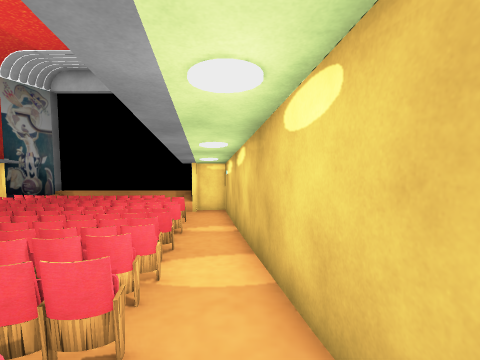
[1] (above)

22 first-person views from a walk through a 3-D level made in the Unity game engine. The camera is 1.4 m above the floor, tilts 4° down and sees 85° across. The floor is counted in squares, 1 m on a side. Each view is taken from the middle of a square. On the plan, view 1 faces up. The plan holds only what a view shows up to about 13 squares ahead; the rest is blank. The place goes on beyond the plan. The player is left out. Door leaves are left out, so doorways stand open. Some surface patterns are stand-ins.

[2]
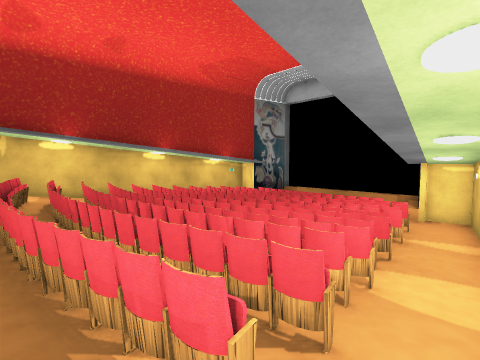

[3]
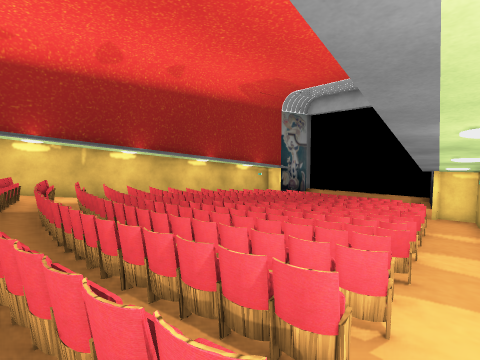

[4]
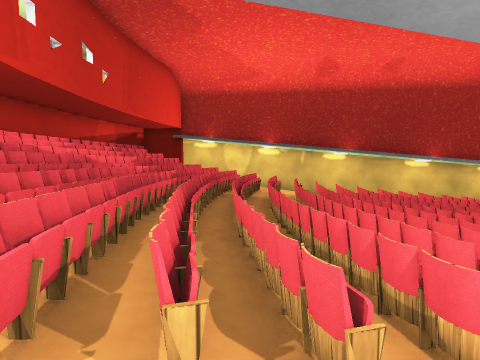

[5]
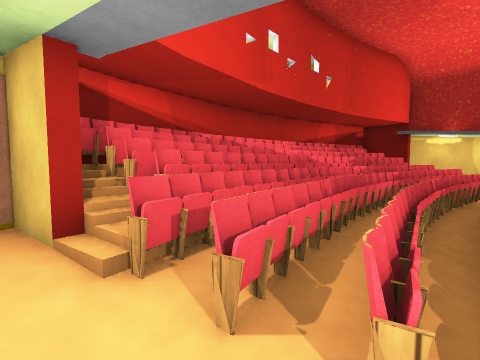

[6]
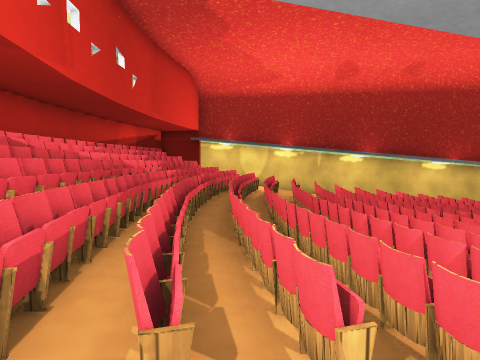

[7]
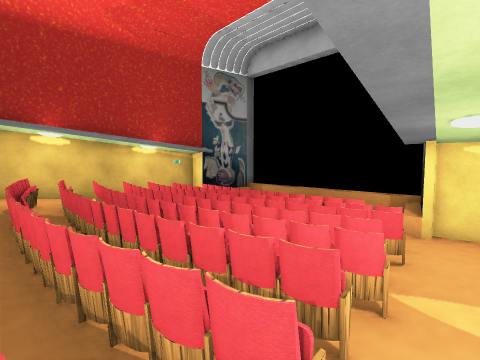

[8]
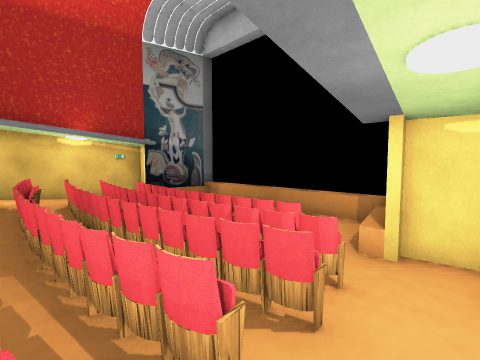

[9]
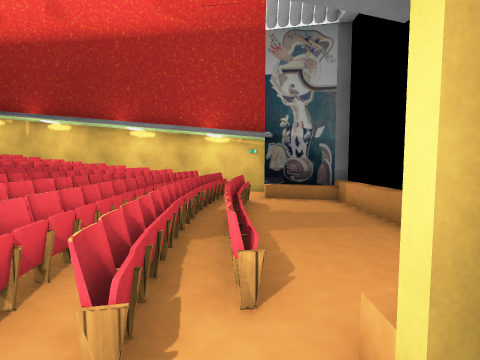

[10]
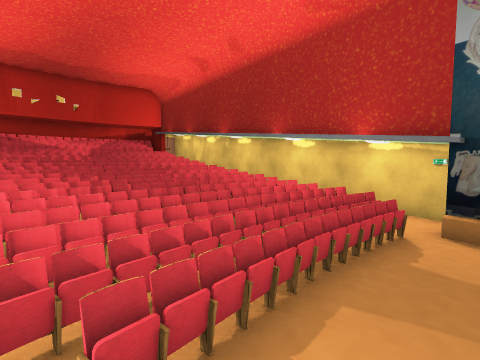

[11]
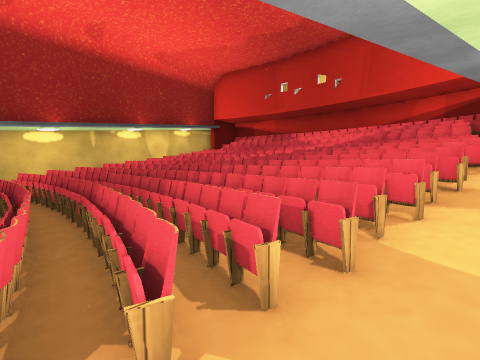

[12]
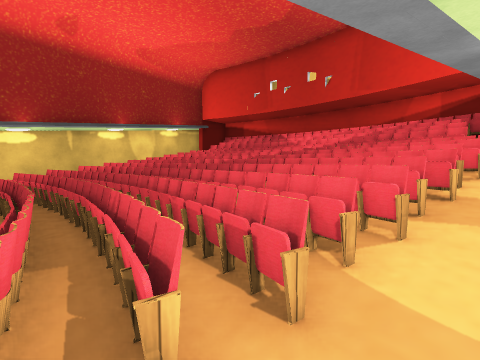

[13]
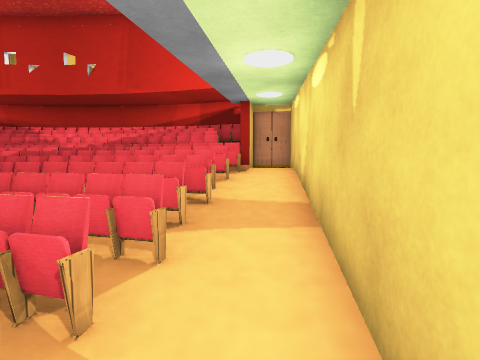

[14]
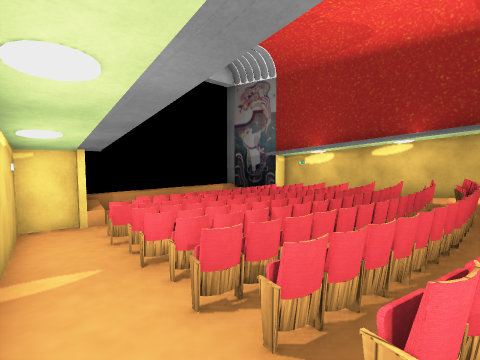

[15]
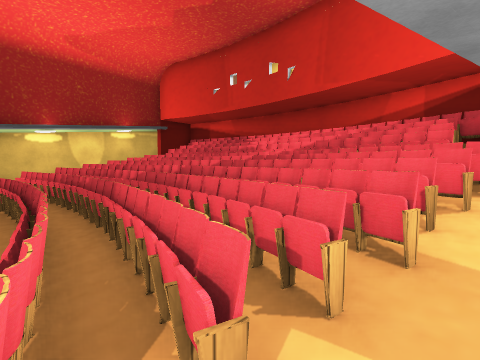

[16]
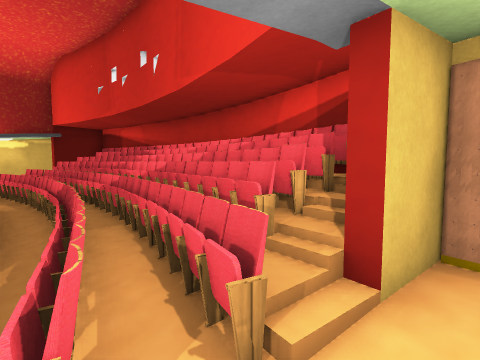

[17]
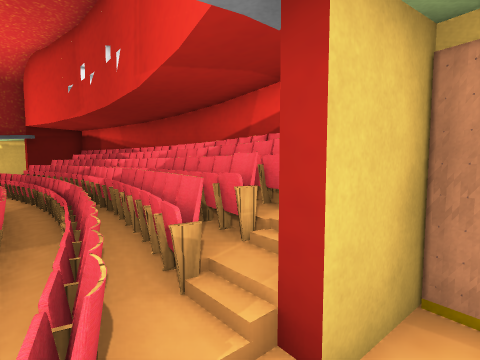

[18]
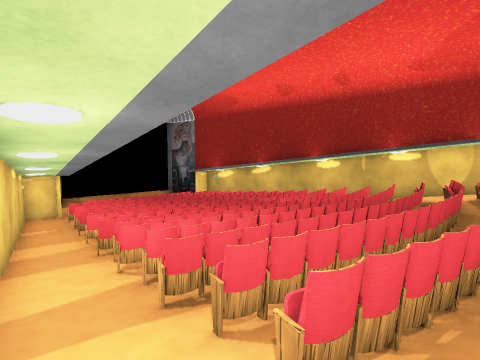

[19]
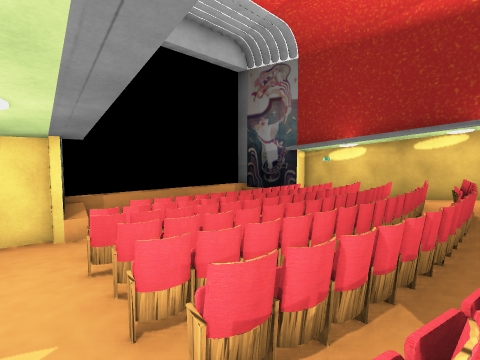

[20]
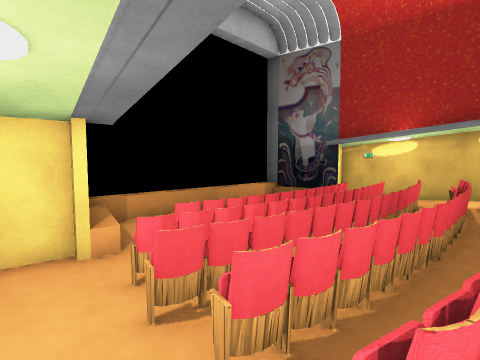

[21]
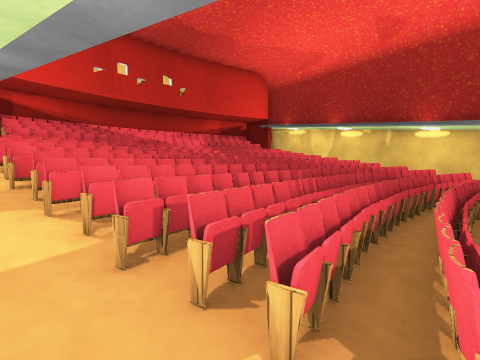

[22]
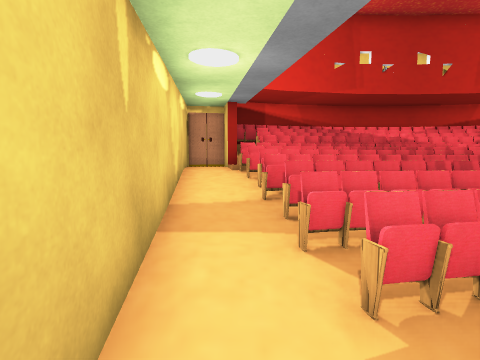

### Floor plan
Key: @ floor where view 1 was taken; # wall or solid block; . main floor; : floor 0.25 m higher than the main floor; + floor 0.5 m higher than the main floor; * floor 0.75 m higher than the main floor; % floor 1.5 m higher than the main floor; & floor 1.75 m higher than the main floor; / step, stairs or slope; O other object.
Columns run from 16 left of view 1 to 2 right of it. Each row starts with its distance up from view 1.
 16      #########
 15     ##.......##
 14    ##/......./#
 13   ###/......./###
 12   #..OOOOOOOO...#
 11   #.OOOOOOOOOOO.#
 10   #.OOOOOOOOOOO.#
  9   #:OOOOOOOOOOO.#
  8   #:OOOOOOOOOOO:#
  7   #:OOOOOOOOOOO:#
  6  ##:OOOOOOOOOOO:##
  5  #++OOOOOOOOOOO++#
  4  #+OOOOOOOOOOOOO+#
  3  #*OOOOOOOOOOOOO*#
  2  #*OOOOOOOOOOOOO*#
  1  #/OOOOOOOOOOOOO/#
  0  #/OOOOOOOOOOOOO@#
 -1  #/OOOOOOOOOOOOO/#
 -2 ##/OOOOOOOOOOOOO/##
 -3 #%%OOOOOOOOOOOOO/%#
 -4 #/OOOOOOOOOOOOOO%/#
 -5 #&O#OOOOOOOOOOOO&&#
 -6 #&#OOOOOOO&OOOOOO&#
 -7 #&#OOOOOOOOOOOOO#&#
 -8 ##OOOOOOOOOOOOOO###
 -9   OOOOOOOOOOOOOO#
-10       OOOOOOOO

Positions as (right, up) in squares from view 1, and headings:
1: (0, 0), facing up
2: (0, 0), facing up-left
3: (0, -3), facing up-left
4: (1, -3), facing left
5: (1, -3), facing down-left
6: (1, -4), facing left
7: (-1, 5), facing up-left
8: (-1, 8), facing up-left
9: (-1, 12), facing left
10: (-3, 14), facing down-left
11: (-14, 5), facing down-right
12: (-14, 4), facing down-right
13: (-14, 3), facing down
14: (-14, 4), facing up-right
15: (-14, 1), facing down-right
16: (-15, -4), facing down-right
17: (-15, -5), facing down-right
18: (-15, -5), facing up-right
19: (-13, 6), facing up-right
20: (-13, 8), facing up-right
21: (0, 5), facing down-left
22: (0, 3), facing down
